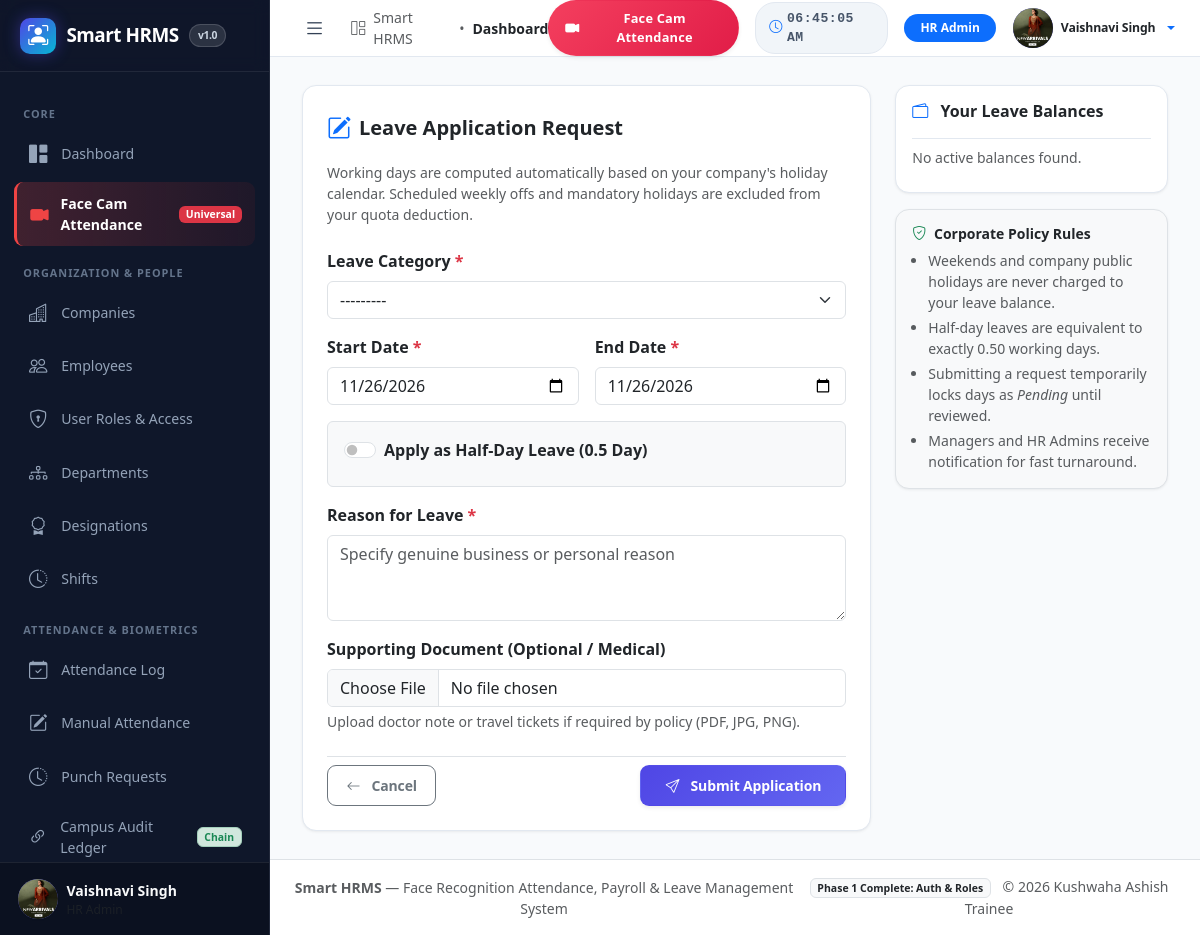
The page /leaves/apply/ (signed in) on the database its author committed.
### accounts/models.py (models this page shows, shortened)
class User(AbstractUser):
    class Role(models.TextChoices):
        SUPER_ADMIN = 'super_admin', 'Super Admin'
        HR_ADMIN = 'hr_admin', 'HR Admin'
        MANAGER = 'manager', 'Manager'
        EMPLOYEE = 'employee', 'Employee'
    role = models.CharField(
        max_length=20,
        choices=Role.choices,
        default=Role.EMPLOYEE,
        help_text='User role for permission and access control'
    )
    phone = models.CharField(
        max_length=20,
        blank=True,
        null=True,
        help_text='Contact phone number'
    )
    avatar = models.ImageField(
        upload_to='avatars/',
        blank=True,
        null=True,
        help_text='Profile picture'
    )
    bio = models.TextField(
        blank=True,
        null=True,
        help_text='Short personal or professional bio'
    )
    created_at = models.DateTimeField(auto_now_add=True)
    updated_at = models.DateTimeField(auto_now=True)
    class Meta:
        verbose_name = 'User'
        verbose_name_plural = 'Users'
        ordering = ['-date_joined']
    @property
    def is_super_admin(self):
        return self.is_superuser or self.role == self.Role.SUPER_ADMIN
    @property
    def is_hr_admin(self):
        return self.is_super_admin or self.role == self.Role.HR_ADMIN
    @property
    def is_manager_user(self):
        return self.role == self.Role.MANAGER
    def get_display_name(self):
        full_name = self.get_full_name()
        return full_name if full_name else self.username
    def get_role_badge_class(self):
        mapping = {
            self.Role.SUPER_ADMIN: 'bg-danger',
            self.Role.HR_ADMIN: 'bg-primary',
            self.Role.MANAGER: 'bg-info text-dark',
            self.Role.EMPLOYEE: 'bg-success',
        }
        return mapping.get(self.role, 'bg-secondary')

### leaves/views.py (the view)
# urls.py: path('apply/', views.leave_apply, name='apply'),
@login_required
def leave_apply(request):
    user = request.user
    employee = getattr(user, 'employee_profile', None)
    if not employee:
        messages.error(request, "Your login account is not linked to an active Employee profile. Contact HR.")
        return redirect('leaves:dashboard')
    if request.method == 'POST':
        form = LeaveApplicationForm(request.POST, request.FILES, employee=employee)
        if form.is_valid():
            application = form.save(commit=False)
            application.employee = employee
            application.company = employee.company
            application.total_days = form.cleaned_data['calculated_net_days']
            application.save()
            bal, _ = LeaveBalance.objects.get_or_create(
                employee=employee,
                leave_type=application.leave_type,
                year=application.start_date.year,
                defaults={'allocated_days': application.leave_type.annual_quota}
            )
            bal.pending_days += application.total_days
            bal.save()
            LeaveApprovalLog.objects.create(
                application=application,
                action='Applied',
                acted_by=user,
                remarks='Leave application submitted'
            )
            send_leave_application_notification(application, request=request)
            messages.success(
                request,
                f"Leave request for {application.total_days} day(s) from {application.start_date} to {application.end_date} submitted successfully."
            )
            return redirect('leaves:dashboard')
        else:
            messages.error(request, "Please resolve the errors highlighted below.")
    else:
        initial = {'start_date': timezone.now().date(), 'end_date': timezone.now().date()}
        form = LeaveApplicationForm(employee=employee, initial=initial)
    balances = LeaveBalance.objects.filter(
        employee=employee,
        year=timezone.now().year,
        leave_type__is_active=True
    ).select_related('leave_type')
    context = {
        'form': form,
        'employee': employee,
        'balances': balances,
    }
    return render(request, 'leaves/leave_apply.html', context)

### leaves/models.py (called while the page is built)
    def __str__(self):
        paid_label = "Paid" if self.is_paid else "Unpaid"
        return f"{self.name} ({self.code}) &mdash; {paid_label} [{self.company.code}]"

### templates/leaves/leave_apply.html (shortened to what this page needs)
{% extends 'base.html' %}
{% block content %}
<div class="row g-4">
    <div class="col-12 col-lg-8">
        <div class="card card-stat p-4">
            <div class="d-flex align-items-center gap-2 mb-3">
                <i class="bi bi-pencil-square fs-4 text-primary"></i>
                <h5 class="fw-bold mb-0 text-dark">Leave Application Request</h5>
            </div>
            <p class="text-muted small mb-4">
                Working days are computed automatically based on your company's holiday calendar. Scheduled weekly offs and mandatory holidays are excluded from your quota deduction.
            </p>
            <form method="post" enctype="multipart/form-data" id="leaveApplicationForm">
                <div class="mb-3">
                    <label for="id_leave_type" class="form-label fw-semibold">Leave Category <span class="text-danger">*</span></label>
                    {{ form.leave_type }}
                </div>
                <div class="row g-3 mb-3">
                    <div class="col-md-6">
                        <label for="id_start_date" class="form-label fw-semibold">Start Date <span class="text-danger">*</span></label>
                        {{ form.start_date }}
                    </div>
                    <div class="col-md-6" id="endDateWrapper">
                        <label for="id_end_date" class="form-label fw-semibold">End Date <span class="text-danger">*</span></label>
                        {{ form.end_date }}
                    </div>
                </div>
                <div class="card bg-light p-3 border mb-3">
                    <div class="form-check form-switch mb-2">
                        {{ form.is_half_day }}
                        <label class="form-check-label fw-semibold" for="id_is_half_day">Apply as Half-Day Leave (0.5 Day)</label>
                    </div>
                </div>
                <div class="mb-3">
                    <label for="id_reason" class="form-label fw-semibold">Reason for Leave <span class="text-danger">*</span></label>
                    {{ form.reason }}
                </div>
                <div class="mb-4">
                    <label for="id_attachment" class="form-label fw-semibold">Supporting Document (Optional / Medical)</label>
                    {{ form.attachment }}
                    <small class="text-muted d-block mt-1">Upload doctor note or travel tickets if required by policy (PDF, JPG, PNG).</small>
                </div>
                <div class="d-flex justify-content-between align-items-center pt-2 border-top">
                    <a href="{% url 'leaves:dashboard' %}" class="btn btn-outline-secondary">
                        <i class="bi bi-arrow-left me-1"></i> Cancel
                    </a>
                    <button type="submit" class="btn btn-primary px-4 shadow-sm" id="submitBtn">
                        <i class="bi bi-send me-1"></i> Submit Application
                    </button>
                </div>
            </form>
        </div>
    </div>
    <div class="col-12 col-lg-4">
        <div class="card card-stat p-3 mb-3">
            <h6 class="fw-bold text-dark mb-3">
                <i class="bi bi-wallet2 text-primary me-2"></i> Your Leave Balances
            </h6>
            <div class="list-group list-group-flush">
                {% for bal in balances %}
                <div class="list-group-item px-0 py-2 d-flex justify-content-between align-items-center">
                    <div>
                        <div class="fw-bold text-dark small">{{ bal.leave_type.name }} ({{ bal.leave_type.code }})</div>
                        <div class="text-muted" style="font-size: 0.75rem;">
                            Alloc: {{ bal.allocated_days }} | Used: {{ bal.used_days }} | Pend: {{ bal.pending_days }}
                        </div>
                    </div>
                    <span class="badge {% if bal.available_days > 0 %}bg-success{% else %}bg-secondary{% endif %} rounded-pill px-2 py-1">
                        {{ bal.available_days }} Avail
                    </span>
                </div>
                {% empty %}
                <div class="text-muted small py-2">No active balances found.</div>
                {% endfor %}
            </div>
        </div>
        <div class="card card-stat p-3 bg-light border">
            <h6 class="fw-bold text-dark small mb-2"><i class="bi bi-shield-check text-success me-1"></i> Corporate Policy Rules</h6>
            <ul class="small text-muted mb-0 ps-3">
                <li class="mb-1">Weekends and company public holidays are never charged to your leave balance.</li>
                <li class="mb-1">Half-day leaves are equivalent to exactly 0.50 working days.</li>
                <li class="mb-1">Submitting a request temporarily locks days as <em>Pending</em> until reviewed.</li>
                <li>Managers and HR Admins receive notification for fast turnaround.</li>
            </ul>
        </div>
    </div>
</div>
{% endblock %}

### templates/includes/sidebar.html (shortened to what this page needs)
<aside class="sidebar" id="appSidebar">
    <div class="brand-header">
        <a href="{% url 'dashboard:index' %}" class="brand-title">
            <div class="brand-logo-icon">
                <i class="bi bi-person-bounding-box fs-5"></i>
            </div>
            <span>Smart HRMS</span>
            <span class="brand-badge">v1.0</span>
        </a>
    </div>
    <div class="sidebar-nav">
        <div class="sidebar-section-title">Core</div>
        <a href="{% url 'dashboard:index' %}" class="sidebar-link{% if request.resolver_match.url_name == 'index' and request.resolver_match.app_name == 'dashboard' %} active{% endif %}">
            <i class="bi bi-grid-1x2-fill"></i>
            <span>Dashboard</span>
        </a>
        {% if request.user.role in 'super_admin,hr_admin,manager' %}
        <a href="{% url 'attendance:face_kiosk' %}" class="sidebar-link sidebar-kiosk-pill">
            <i class="bi bi-camera-video-fill"></i>
            <span>Face Cam Attendance</span>
            <span class="badge bg-danger text-white ms-auto" style="font-size: 0.65rem;">Universal</span>
        </a>
        {% endif %}
        {% if request.user.is_hr_admin %}
        <div class="sidebar-section-title">Organization & People</div>
        <a href="{% url 'companies:list' %}" class="sidebar-link">
            <i class="bi bi-buildings"></i>
            <span>Companies</span>
        </a>
        <a href="{% url 'employees:list' %}" class="sidebar-link">
            <i class="bi bi-people"></i>
            <span>Employees</span>
        </a>
        <a href="{% url 'employees:user_roles' %}" class="sidebar-link">
            <i class="bi bi-shield-lock"></i>
            <span>User Roles & Access</span>
        </a>
        <a href="{% url 'employees:departments' %}" class="sidebar-link">
            <i class="bi bi-diagram-3"></i>
            <span>Departments</span>
        </a>
        <a href="{% url 'employees:designations' %}" class="sidebar-link">
            <i class="bi bi-award"></i>
            <span>Designations</span>
        </a>
        <a href="{% url 'shifts:list' %}" class="sidebar-link">
            <i class="bi bi-clock-history"></i>
            <span>Shifts</span>
        </a>
        <div class="sidebar-section-title">Attendance & Biometrics</div>
        <a href="{% url 'attendance:list' %}" class="sidebar-link">
            <i class="bi bi-calendar-check"></i>
            <span>Attendance Log</span>
        </a>
        <a href="{% url 'attendance:create' %}" class="sidebar-link">
            <i class="bi bi-pencil-square"></i>
            <span>Manual Attendance</span>
        </a>
        <a href="{% url 'attendance:requests_list' %}" class="sidebar-link">
            <i class="bi bi-clock-history"></i>
            <span>Punch Requests</span>
        </a>
        <a href="{% url 'attendance:audit_ledger' %}" class="sidebar-link">
            <i class="bi bi-link-45deg"></i>
            <span>Campus Audit Ledger</span>
            <span class="badge bg-success-subtle text-success border border-success-subtle" style="font-size: 0.65rem;">Chain</span>
        </a>
        {% endif %}
    </div>
    <div class="sidebar-footer">
        <div class="d-flex align-items-center gap-2">
            {% if request.user.avatar %}
                <img src="{{ request.user.avatar.url }}" alt="{{ request.user.get_display_name }}" class="avatar-circle">
            {% else %}
                <span class="avatar-circle">{{ request.user.username|make_list|first|upper }}</span>
            {% endif %}
            <div class="text-truncate" style="max-width: 150px;">
                <div class="text-light fw-bold small text-truncate">{{ request.user.get_display_name }}</div>
                <div class="text-muted text-truncate" style="font-size: 0.75rem;">{{ request.user.get_role_display }}</div>
            </div>
        </div>
    </div>
</aside>

### templates/includes/navbar.html (shortened to what this page needs)
<nav class="top-navbar">
    <div class="d-flex align-items-center gap-2 gap-sm-3">
        <button class="btn-toggle-sidebar" id="sidebarToggle" type="button" title="Toggle Navigation Menu">
            <i class="bi bi-list"></i>
        </button>
        <div class="d-none d-md-flex align-items-center gap-2 text-muted small">
            <i class="bi bi-grid-1x2"></i>
            <span>Smart HRMS</span>
            <span>&bull;</span>
            <span class="fw-semibold text-dark">{% block page_title %}Dashboard{% endblock %}</span>
        </div>
    </div>
    <div class="d-flex align-items-center gap-2 gap-sm-3">
        {% if request.user.role in 'super_admin,hr_admin,manager' %}
        <a href="{% url 'attendance:face_kiosk' %}" class="btn btn-sm btn-danger d-flex align-items-center gap-1 gap-sm-2 px-2 px-sm-3 py-1 py-sm-2 rounded-pill shadow-sm text-decoration-none fw-bold" title="Universal Face Attendance Camera" style="letter-spacing: 0.2px;">
            <i class="bi bi-camera-video-fill"></i>
            <span class="d-none d-sm-inline" style="font-size: 0.8rem;">Face Cam Attendance</span>
        </a>
        {% endif %}
        <div class="digital-clock d-none d-sm-flex align-items-center gap-1">
            <i class="bi bi-clock text-primary"></i>
            <span id="liveClock">--:--:--</span>
        </div>
        <span class="badge {{ request.user.get_role_badge_class }} rounded-pill px-2 px-sm-3 py-1 py-sm-2" style="font-size: 0.75rem;">
            {{ request.user.get_role_display }}
        </span>
        <div class="dropdown">
            <button class="btn btn-link p-0 text-decoration-none dropdown-toggle d-flex align-items-center gap-2" type="button" data-bs-toggle="dropdown" aria-expanded="false">
                {% if request.user.avatar %}
                    <img src="{{ request.user.avatar.url }}" alt="{{ request.user.get_display_name }}" class="avatar-circle">
                {% else %}
                    <span class="avatar-circle">{{ request.user.username|make_list|first|upper }}</span>
                {% endif %}
                <span class="d-none d-md-inline fw-semibold text-dark small">{{ request.user.get_display_name }}</span>
            </button>
        </div>
    </div>
</nav>

### rows shown on the page
User: user.avatar (picture), user.get_display_name "Vaishnavi Singh", user.role "HR Admin"
